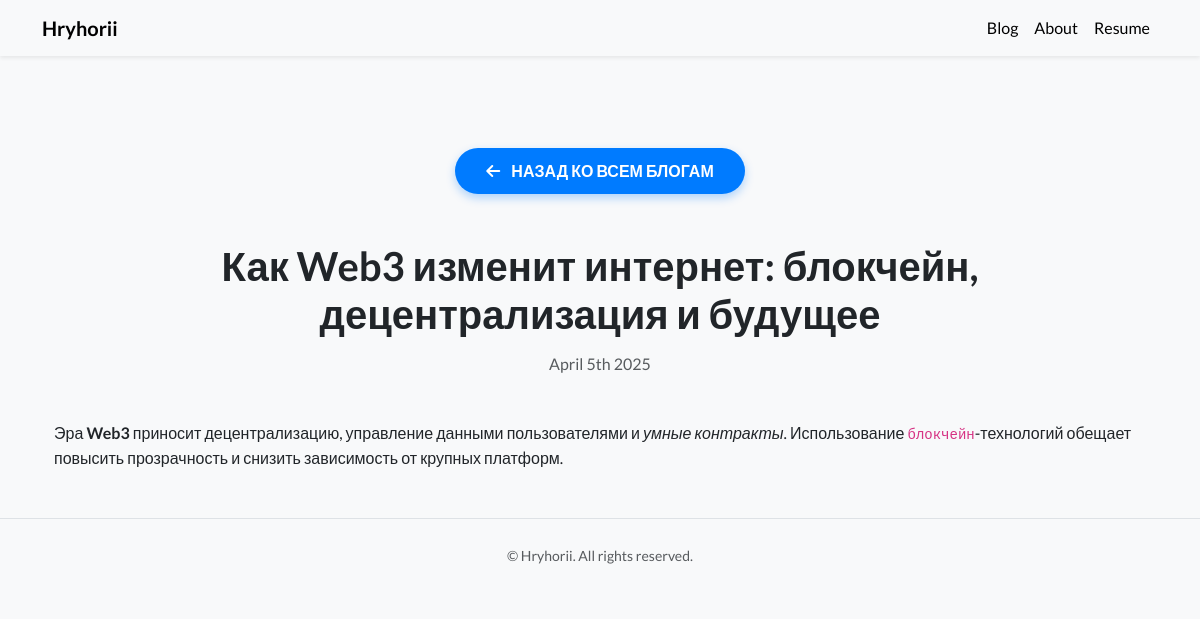
Page /blog/7/ on the committed database.
### blog/models.py (models this page shows, shortened)
class Blog(models.Model):
    title = models.CharField(max_length=200)
    description = models.TextField()
    date = models.DateField()

### blog/views.py (the view)
# urls.py: path('<int:blog_id>/', views.detail, name='detail'),
def detail(request, blog_id):
    blog = get_object_or_404(Blog, pk=blog_id)
    return render(request, 'blog/detail.html', {'blog': blog})

### blog/templates/blog/detail.html
{% extends 'portfolio/base.html' %}
{% load static %}
{% block content %}
<div class="container my-5">
    <div class="text-center mb-4">
        <a href="{% url 'blog:all_blogs' %}" class="btn btn-custom mb-4">
            <i class="fas fa-arrow-left"></i> Назад ко всем блогам
        </a>
    </div>
    <h1 class="text-center fw-bold mb-3">{{ blog.title }}</h1>
    <h6 class="text-center text-muted mb-5">{{ blog.date|date:'F jS Y' }}</h6>
    <div class="content">
        {{ blog.description|safe }}
    </div>
</div>
{% endblock %}

### portfolio/static/portfolio/custom.css (style rules this page uses)
body { font-family: 'Lato', sans-serif; background-color: #f8f9fa; color: #212529; transition: background-color 0.4s ease, color 0.4s ease; }
a { text-decoration: none; transition: color 0.3s; }
.btn-custom { background-color: #007bff; color: white; border-radius: 30px; padding: 10px 30px; font-size: 16px; font-weight: bold; text-transform: uppercase; transition: all 0.3s ease; box-shadow: 0 4px 10px rgba(0, 123, 255, 0.3); }
.btn-custom i { margin-right: 8px; }

### rows in the picture
Blog: title "Как Web3 изменит интернет: блокчейн, децентрализация и будущее", date "April 5th 2025", description "Эра Web3 приносит децентрализацию, управление данными пользователями и умные контракты . Использование блокчейн -технологий обещает повысить прозрачность и снизить зависимость от крупных платформ."
